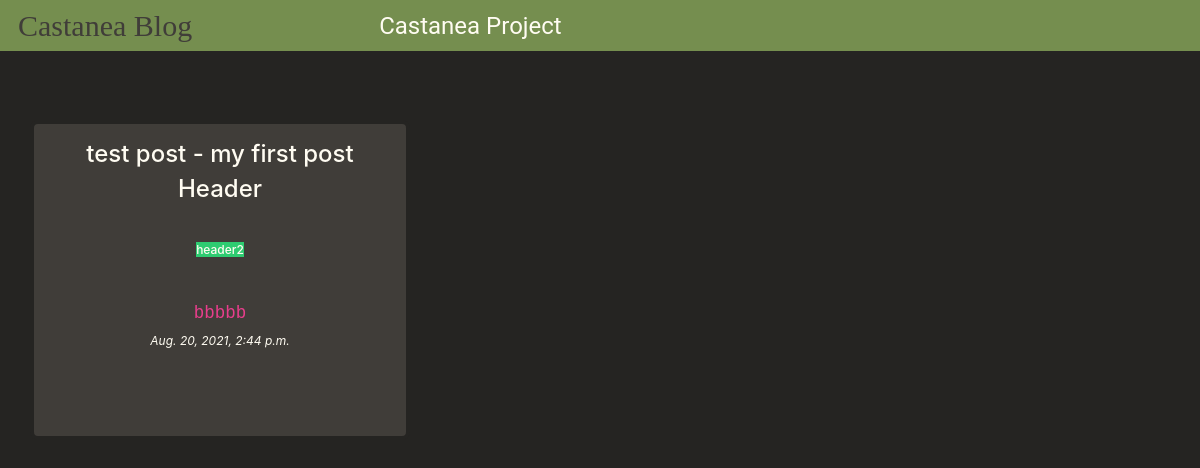
/blog/, run on an earlier commit of the app's database.
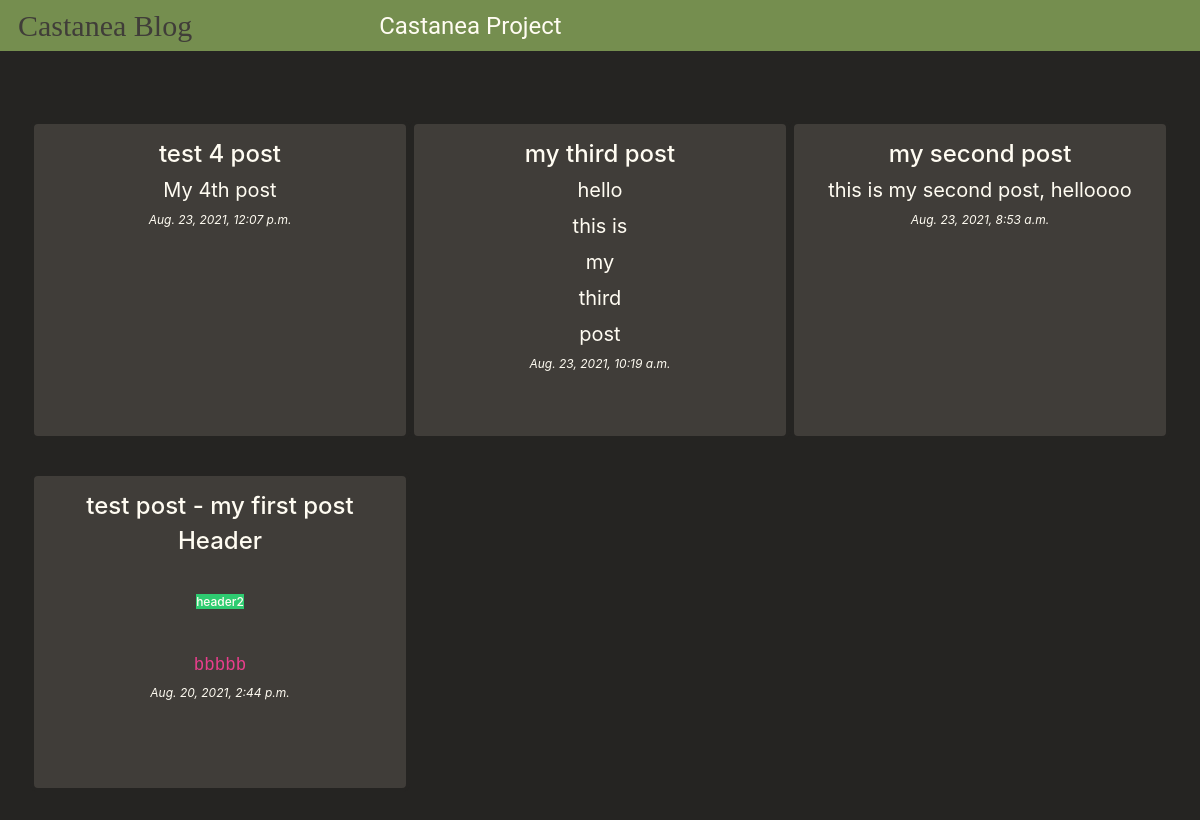
And on a later commit of the database.
### blog/models.py (models this page shows, shortened)
class Post(models.Model):
    STATUS_CHOICES = (
            ('draft', 'Draft'),
            ('published', 'Published'),
        )
    title = models.CharField(max_length=250)
    slug = models.SlugField(max_length=250,
            unique_for_date='publish')
    body = RichTextField(blank=True, null=True)
    publish = models.DateTimeField(default=timezone.now)
    created = models.DateTimeField(auto_now_add=True)
    updated = models.DateTimeField(auto_now=True)
    status = models.CharField(max_length=10,
            choices=STATUS_CHOICES,
            default='draft')
    def get_absolute_url(self):
        return reverse('blog:post_detail',
                args=[self.publish.year,
                    self.publish.month,
                    self.publish.day, self.slug])
    class Meta:
        ordering = ('-publish',)

### blog/views.py (the view)
# urls.py: path('', views.post_list, name='post_list'),
def post_list(request):
    posts = Post.objects.filter(status='published')
    return render(request,
            'blog/post/list.html',
            {'posts': posts})

### blog/templates/blog/post/list.html (shortened to what this page needs)
{% extends "blog/base.html" %}
{% block content %}
<div class="container">
	{% for post in posts %}
		{% if forloop.counter0|divisibleby:"3" %}
			<div class="row">
		{% endif %}
			<div class="col-12 col-sm-6 col-lg-4" class="postItem">
				<h1>
					<a href="{{ post.get_absolute_url }}">
						{{ post.title }}
					</a>
				</h1>
				<p class="postBody">
				{{ post.body|safe|truncatewords:40 }}
				</p>
				<p class="date">
					{{ post.publish }}
				</p>
			</div>
		{% if forloop.counter|divisibleby:"3" %}
			</div>
		{% endif %}
	{% endfor %}
</div>
{% endblock %}

### blog/templates/blog/base.html (shortened to what this page needs)
{% load static %}
<!DOCTYPE html>
<html>
	<head>
		<link rel="stylesheet" href="https://stackpath.bootstrapcdn.com/bootstrap/4.5.2/css/bootstrap.min.css">
		<link href="{% static "css/blog.css" %}" rel="stylesheet">
	</head>
	<body>
		<nav class="navbar navbar-expand-lg navbar-light bg-light fixed-top">
			        <a href="#home" id="projectName">Castanea Blog</a>
						 <div class="collapse navbar-collapse" id="navbarNavAltMarkup">
						         <div class="navbar-nav">
							            <a class="nav-item nav-link" href="#about">Castanea Project</a>
							 </div>
					         </div>
		</nav>
		<div id="content">
			{% block content %}
			{% endblock %}
		</div>
	</body>
</html>

### blog/static/css/blog.css (style rules this page uses)
html { font-family: sans-serif; font-size: 6px; }
#content { padding-top: 15vh; }
body { background-color: #252422; color: #fffcf2; }
.navbar { background-color: #758e4f !important; }
#projectName { font-size: clamp(25px,2.5vw,30px); font-family: 'Playfair Display SC', serif; color: #403d39; text-decoration: none; margin-left: 1vw; }
@media screen and (min-width: 992px) { #projectName { margin-right: 3vw; } }
.nav-item { color: #fffcf2 !important; font-size: 3vh; margin-left: 4vw; font-family: 'Roboto', sans-serif !important; }
.col-lg-4 { background-color: #403d39; border: 4px solid #252422; border-radius: 1vh; font-size: 2.5vh; text-align: center; min-height: 40vh; margin-bottom: 4vh; padding-top: 2vh; padding-bottom: 2vh; color: #fffcf2; }
h1 { font-size: 4rem; }
a { color: #fffcf2; }
.postBody { font-size: 3rem !important; }
.date { font-size: 2rem; font-style: italic; }

What changed in the data, as far as the page shows it:
added Post: title "test 4 post", body "My 4th post", publish "Aug. 23, 2021, 12:07 p.m."
added Post: title "my third post", body "hello this is my third post", publish "Aug. 23, 2021, 10:19 a.m."
added Post: title "my second post", body "this is my second post, helloooo", publish "Aug. 23, 2021, 8:53 a.m."
